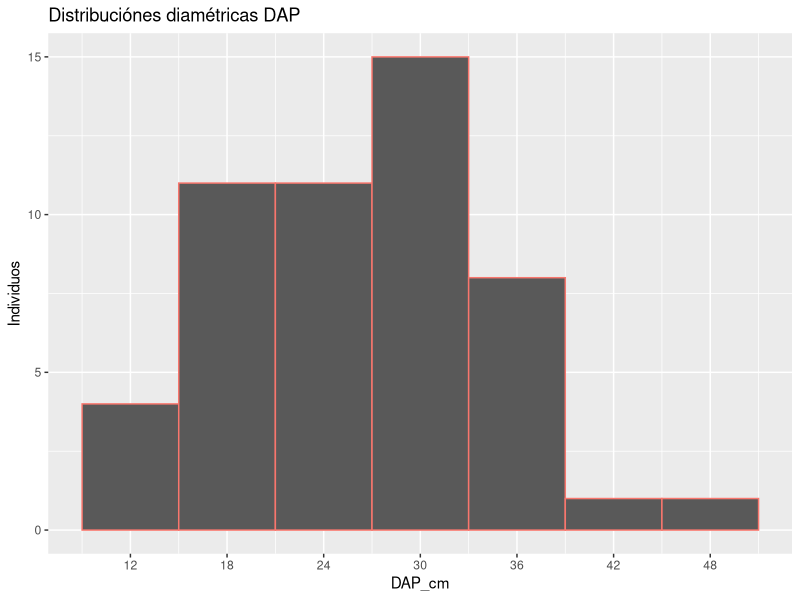
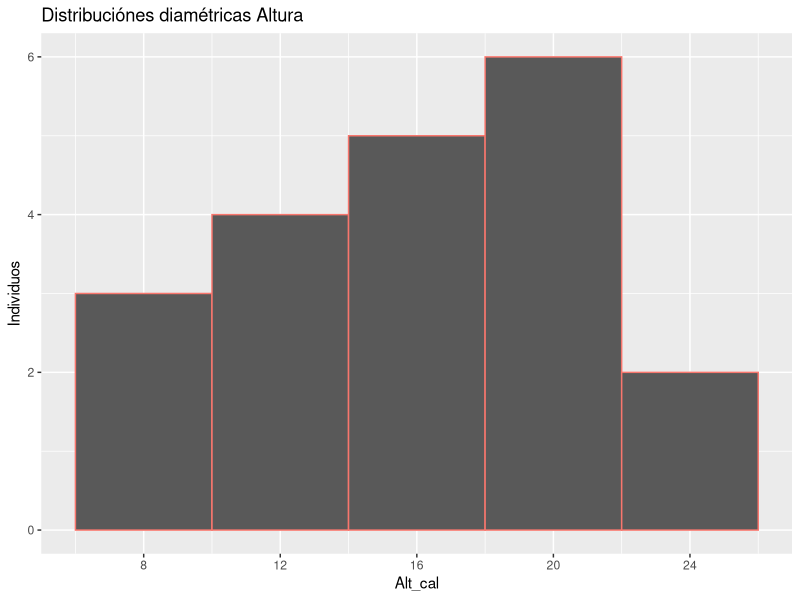
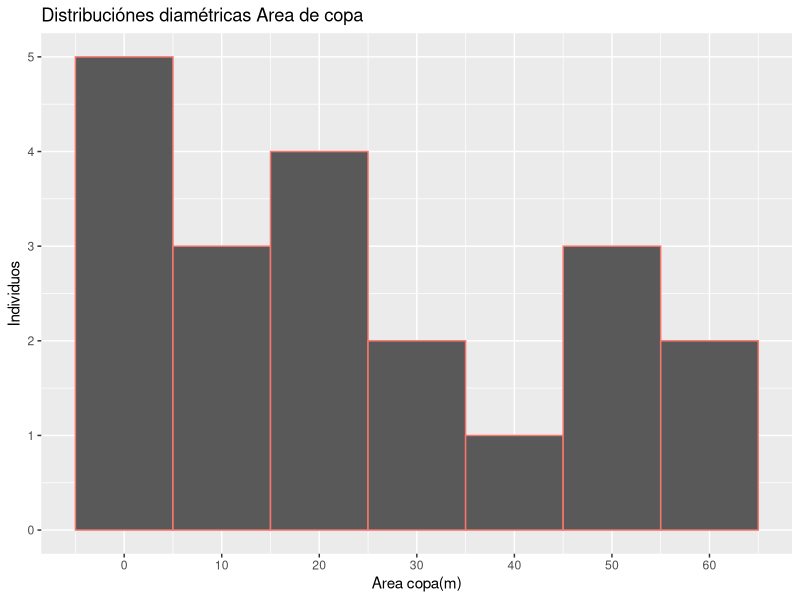
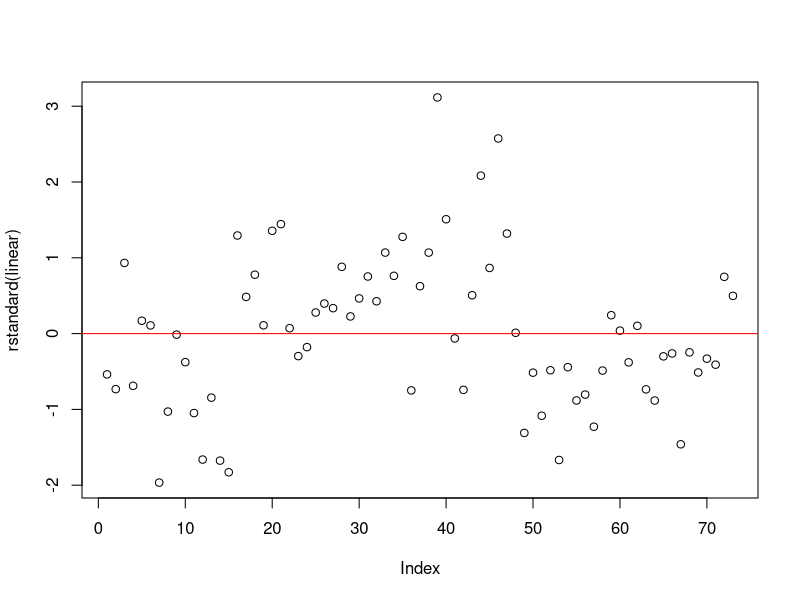
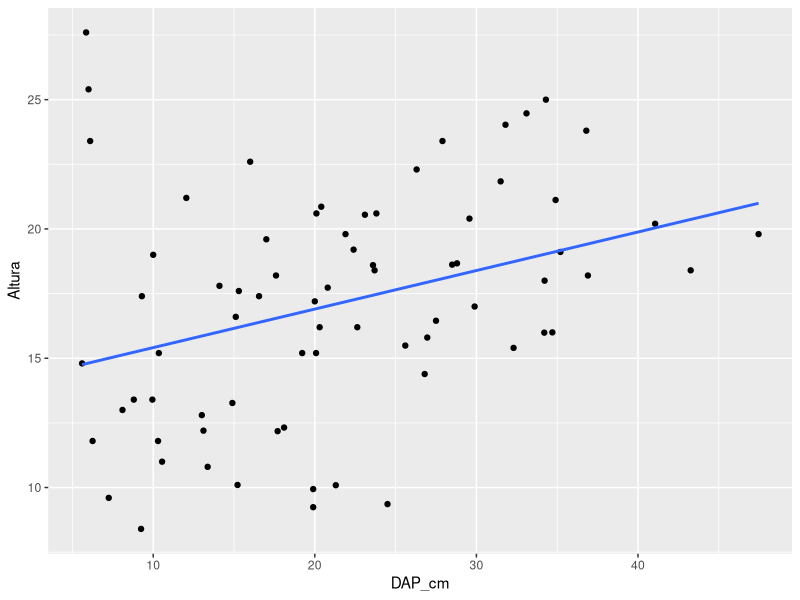

R code for these plots, in order: (Note: this script raises an error after producing the figures.)
## ---- chunk 1
knitr::opts_chunk$set(echo = FALSE, 
                      warning = FALSE, 
                      message = FALSE)

library(tidyverse)
library(ggplot2)
library(readxl)
## ---- chunk 2
data<- read.csv2("Salida1.csv")

data<- data %>% mutate(Parcela = as.factor(Parcela),
                       Subparcela = as.factor(Subparcela)) %>% select(-c(X.))


data<- data %>% group_by(Parcela) %>% mutate(`Area ind(m)`= (pi/4)*(DAP_cm/100)^2, 
                                             Dap_f_cm = (d1+d2)/2, 
                                             `Area copa(m)` = (pi/4)*(D_copa)^2) %>% 
  mutate(`Error DAP`= ((abs(Dap_f_cm - DAP_cm))/ DAP_cm)*100, 
         `Error alt` = ((abs(Alt_med - Alt_cal))/ Alt_cal)*100) 

data1<- data %>% rename(DAP_obs= DAP_cm, DAP_est= Dap_f_cm, 
                Alt_obs= Alt_cal, Alt_est= Alt_med) %>% select(DAP_obs, DAP_est, Alt_obs, Alt_est,
                                                                       `Error DAP`, `Error alt`) %>% 
  filter(DAP_est != "NA")
data1

data1 %>% group_by(Parcela)%>% summarise(DAP_obs= mean(DAP_obs), DAP_est= mean(DAP_est), Alt_obs= mean(Alt_obs), Alt_est= mean(Alt_est), `Error DAP`= mean(`Error DAP`), `Error alt`= mean(`Error alt`))

## ---- chunk 3
data %>% group_by(Subparcela) %>% 
  summarise(a= sum(`Area ind(m)`), 
            Dcm= sqrt(mean(DAP_cm^2)),
            Area_copa_p= sum(`Area copa(m)`)/length(Subparcela), 
            Altura_p= sum(Alt_cal)/length(Subparcela)) %>% 
  mutate(`Area basal`= a*10000/100) %>% 
  select(c(Subparcela, Dcm, `Area basal`, Area_copa_p, 
           Altura_p)) %>% slice(-c(1))

data %>% group_by(Parcela) %>% 
  summarise(a= sum(`Area ind(m)`), N_ind= length(Parcela),
            Dcm= sqrt(mean(DAP_cm^2))) %>% 
  mutate(`Area basal`= a*10000/250) %>% 
  select(c(Parcela, Dcm, `Area basal`))


## ---- chunk 4

ggplot(data, mapping = aes(x= DAP_cm, col= "pink")) +
  geom_histogram(bins = 7, origin= 15) + labs(y= "Individuos", title = "Distribuciónes diamétricas DAP") +
  scale_x_continuous(breaks = seq(12, 50, 6)) + theme(legend.position = "none")
  
## ---- chunk 5
data1<- data %>% filter(Alt_cal != "NA")

ggplot(data1, mapping = aes(x= Alt_cal, col= "pink")) +
  geom_histogram(binwidth = 4) + labs(y= "Individuos", title = "Distribuciónes diamétricas Altura") +
  scale_x_continuous(breaks = seq(4, 25, 4)) +theme(legend.position = "none") 

## ---- chunk 6
ggplot(data, mapping = aes(x= `Area copa(m)`, col= "pink")) +
  geom_histogram(binwidth = 10) + labs(y= "Individuos", title = "Distribuciónes diamétricas Area de copa") +
  theme(legend.position = "none") + scale_x_continuous(breaks = seq(0, 65, 10)) 
## ---- chunk 7
data1<- read_xlsx("datoscampo.xlsx")
data2<- read_xlsx("Libro1_datos_daso_g3.xlsx")
data3<- read_xlsx("SantaElena.xlsx")

data1<- data1 %>% mutate(`Area copa(m)`= (pi/4)*((D1_DC_m+D2_DC_m)/2)^2) %>% 
  rename(Altura= Altura_Laser, DAP_cm= DAP_cm_D) %>% select(Parcela, DAP_cm, Altura, 
                                                            `Area copa(m)`) %>% 
  filter(Altura != "NA")

data2<- data2 %>% mutate(Parcela= as.factor(Parcela), Subparcela= as.factor(Subparcela)) %>%  
  mutate(DAP_cm= (F1+F2)/2, `Area copa(m)`= (pi/4)*((D1+D2)/2)^2) %>% 
  rename(Altura= Hipsometro) %>% 
  group_by(Subparcela) %>% mutate(Parcela= if_else(Parcela == "1", "7", "8")) %>% 
  select(Parcela, DAP_cm, Altura, `Area copa(m)`) %>% filter(Altura != "NA")

data2<- data2[,-1]

data3<- data3 %>% mutate(Parcela= as.factor(Parcela), dc_1_m= as.numeric(dc_1_m), 
                         dc_2_m= as.numeric(dc_2_m)) %>%
  mutate(`Area copa(m)`= (pi/4)*((dc_1_m+dc_2_m)/2)^2) %>% 
  rename(Altura= H_total, parcela= Parcela) %>% group_by(parcela) %>% 
  mutate(Parcela= if_else(parcela == "P1", "9", if_else(parcela == "P2", "10", "11"))) %>% 
  filter(Altura != "NA") %>% select(Parcela, DAP_cm, Altura, `Area copa(m)`)

data3<- data3[,-1]

data<- data %>% rename(Altura= Alt_cal) %>% select(Parcela, DAP_cm, Altura, `Area copa(m)`) %>% 
  filter(Altura != "NA")

data1<- as.tibble(data1)
data2<- as.tibble(data2)
data3<- as.tibble(data3)
data<- as.tibble(data)

data1$Parcela<- as.factor(data1$Parcela)

datos<- rbind(data, data1, data2, data3)

datos<- datos %>% mutate(DAP_cm= as.numeric(DAP_cm), 
                         Altura= as.numeric(Altura))
## ---- chunk 8
linear<- lm(Altura ~ DAP_cm, data= datos)

plot(rstandard(linear))
abline(0,0, col= "red")



ggplot(datos , mapping = aes(x= DAP_cm, y= Altura)) +
  geom_point() +
  geom_smooth(broom::augment(linear), mapping = aes(x= DAP_cm, y= .fitted))
## ---- chunk 9
nlinear<- lm(log(Altura) ~ log(DAP_cm), data= datos)

ggplot(datos, mapping = aes(x= DAP_cm, y= Altura)) +
  geom_point() + 
  geom_smooth(broom::augment(nlinear), mapping = aes(x= exp(log.DAP_cm.), 
                                                     y= exp(((anova(nlinear)$"Mean Sq"[2])/2)+2.3479291+0.1552072*log.DAP_cm.)))

prueba<- broom::augment(nlinear)

prueba<- prueba %>% mutate(fitted=  exp(((anova(nlinear)$"Mean Sq"[2])/2)+2.3479291+0.1552072*log.DAP_cm.))%>% 
  mutate(resid= exp(log.DAP_cm.)-fitted)

RSE <- sqrt(sum(prueba$resid^2, na.rm = TRUE)/summary(nlinear)$df[2])


#n<- nls(Altura ~ a*DAP_cm^b, start = list(a= 2.3479291, b= 0.1552072), data = datos)

#broom::glance(n)

#ggplot(datos, mapping = aes(x= DAP_cm, y= Altura)) +
  #geom_point() +
  #geom_smooth(broom::augment(n), mapping = aes(x= DAP_cm, 
                                               #y= .fitted))
## ---- chunk 10
datos<- datos %>% filter(`Area copa(m)` != 0)

linear<- lm(`Area copa(m)` ~ DAP_cm , data= datos)

plot(rstandard(linear))
abline(0,0, col= "red")



ggplot(datos , mapping = aes(x= DAP_cm, y= `Area copa(m)`)) +
  geom_point() +
  geom_smooth(broom::augment(linear), mapping = aes(x= DAP_cm, y= .fitted))


## ---- chunk 11
nlinear<- lm(log(`Area copa(m)`) ~ log(DAP_cm), data= datos)

ggplot(datos, mapping = aes(x= DAP_cm, y= `Area copa(m)`)) +
  geom_point() + 
  geom_smooth(broom::augment(nlinear), mapping = aes(x= exp(log.DAP_cm.), 
                                                     y= exp(((anova(nlinear)$"Mean Sq"[2])/2)+0.1885491+0.8910002*log.DAP_cm.)))

prueba<- broom::augment(nlinear)

prueba<- prueba %>% mutate(fitted=  exp(((anova(nlinear)$"Mean Sq"[2])/2)+0.1885491+0.8910002*log.DAP_cm.))%>% 
  mutate(resid= exp(log.DAP_cm.)-fitted)

RSE <- sqrt(sum(prueba$resid^2, na.rm = TRUE)/summary(nlinear)$df[2])


#n<- nls(`Area copa(m)` ~ a*DAP_cm^b, start = list(a= 0.1885491, b= 0.8910002), data = datos)

#broom::glance(n)

#ggplot(datos, mapping = aes(x= DAP_cm, y= `Area copa(m)`)) +
  #geom_point() +
  #geom_smooth(broom::augment(n), mapping = aes(x= DAP_cm, 
                                               #y= .fitted))
